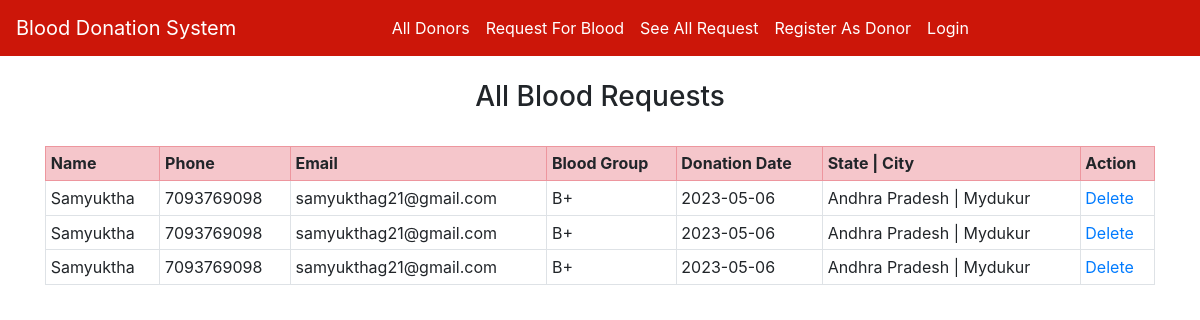
The app's page /see_all_request/ with its own data.
### home/models.py (models this page shows, shortened)
class RequestBlood(models.Model):
    name = models.CharField(max_length=100)
    email = models.EmailField()
    phone = models.CharField(max_length=20)
    state = models.CharField(max_length=200, blank=True)
    city = models.CharField(max_length=300, blank=True)
    address = models.CharField(max_length=500, blank=True)
    blood_group = models.ForeignKey(BloodGroup, on_delete=models.CASCADE)
    date = models.CharField(max_length=100, blank=True)

class BloodGroup(models.Model):
    name = models.CharField(max_length=5)
    def __str__(self):
        return self.name

### home/views.py (the view)
# urls.py: path("see_all_request/", views.see_all_request, name="see_all_request"),
def see_all_request(request):
    requests = RequestBlood.objects.all()
    return render(request, "see_all_request.html", {'requests':requests})

### home/templates/see_all_request.html (shortened to what this page needs)
{% extends 'base.html' %}
{% block body %}
<div class="container">
{% if requests %}
<h3 class="text-center">All Blood Requests</h3>
<br>
<table class="table table-sm table-bordered">
  <tr class="table-danger">
    <th>Name</th>
    <th>Phone</th>
    <th>Email</th>
    <th>Blood Group</th>
    <th>Donation Date</th>
    <th>State | City</th>
    <th>Action</th>
  </tr>
  {% for i in requests %}
    <tr>
      <td>{{i.name}}</td>
      <td>{{i.phone}}</td>
      <td>{{i.email}}</td>
      <td>{{i.blood_group}}</td>
      <td>{{i.date}}</td>
      <td>{{i.state}} | {{i.city}}</td>
      <td><a href="/delete/{{i.id}}">Delete</a></td>
    </tr>
  {% endfor %}
</table>
{% else %}
<h2>No Blood Request Available</h2>
{% endif %}
</div>
{% endblock %}

### records on screen
RequestBlood: name "Samyuktha", phone "7093769098", email "samyukthag21@gmail.com", blood_group "B+", date "2023-05-06", state "Andhra Pradesh", city "Mydukur"
RequestBlood: name "Samyuktha", phone "7093769098", email "samyukthag21@gmail.com", blood_group "B+", date "2023-05-06", state "Andhra Pradesh", city "Mydukur"
RequestBlood: name "Samyuktha", phone "7093769098", email "samyukthag21@gmail.com", blood_group "B+", date "2023-05-06", state "Andhra Pradesh", city "Mydukur"
